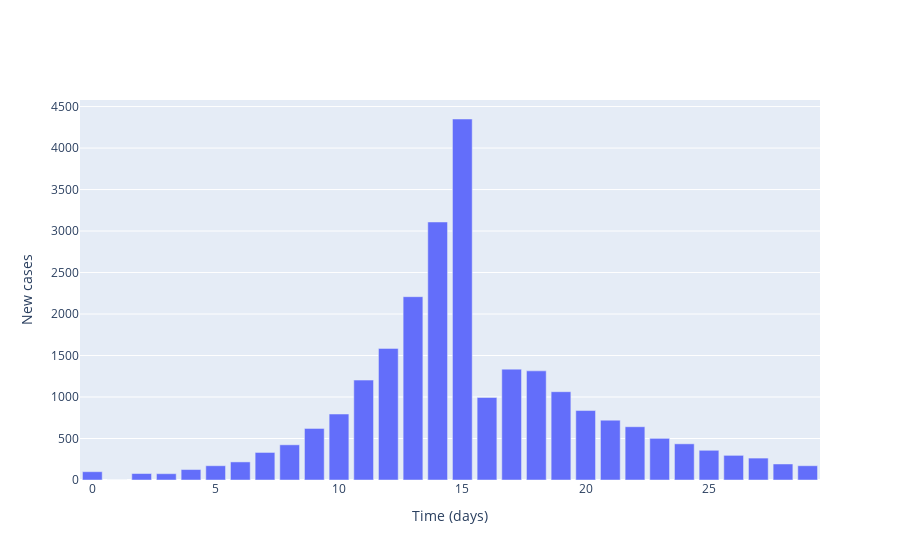

Source (notebook cell):
### Markdown cell above
## Plot local incidence numbers

### Code cell
# Plot (bar chart cases each day)
fig = go.Figure()

# Plot of incidences
fig.add_trace(
    go.Bar(
        x=times,
        y=cases,
        name='Incidences'
    )
)

# Add axis labels
fig.update_layout(
    xaxis_title='Time (days)',
    yaxis_title='New cases'
)

fig.show()

### Figure 1 — Plotly figure (JSON) as saved in the notebook; plotly's stock layout.template omitted (floating-point values rounded to 4 significant figures)
{"data": [{"name": "Incidences", "type": "bar", "x": [0, 1, 2, 3, 4, 5, 6, 7, 8, 9, 10, 11, 12, 13, 14, 15, 16, 17, 18, 19, 20, 21, 22, 23, 24, 25, 26, 27, 28, 29], "y": [100, 0, 78, 76, 126, 172, 218, 332, 424, 622, 795, 1204, 1586, 2209, 3109, 4350, 994, 1336, 1315, 1064, 837, 721, 642, 502, 436, 358, 297, 264, 193, 172]}], "layout": {"xaxis": {"title": {"text": "Time (days)"}}, "yaxis": {"title": {"text": "New cases"}}}}
